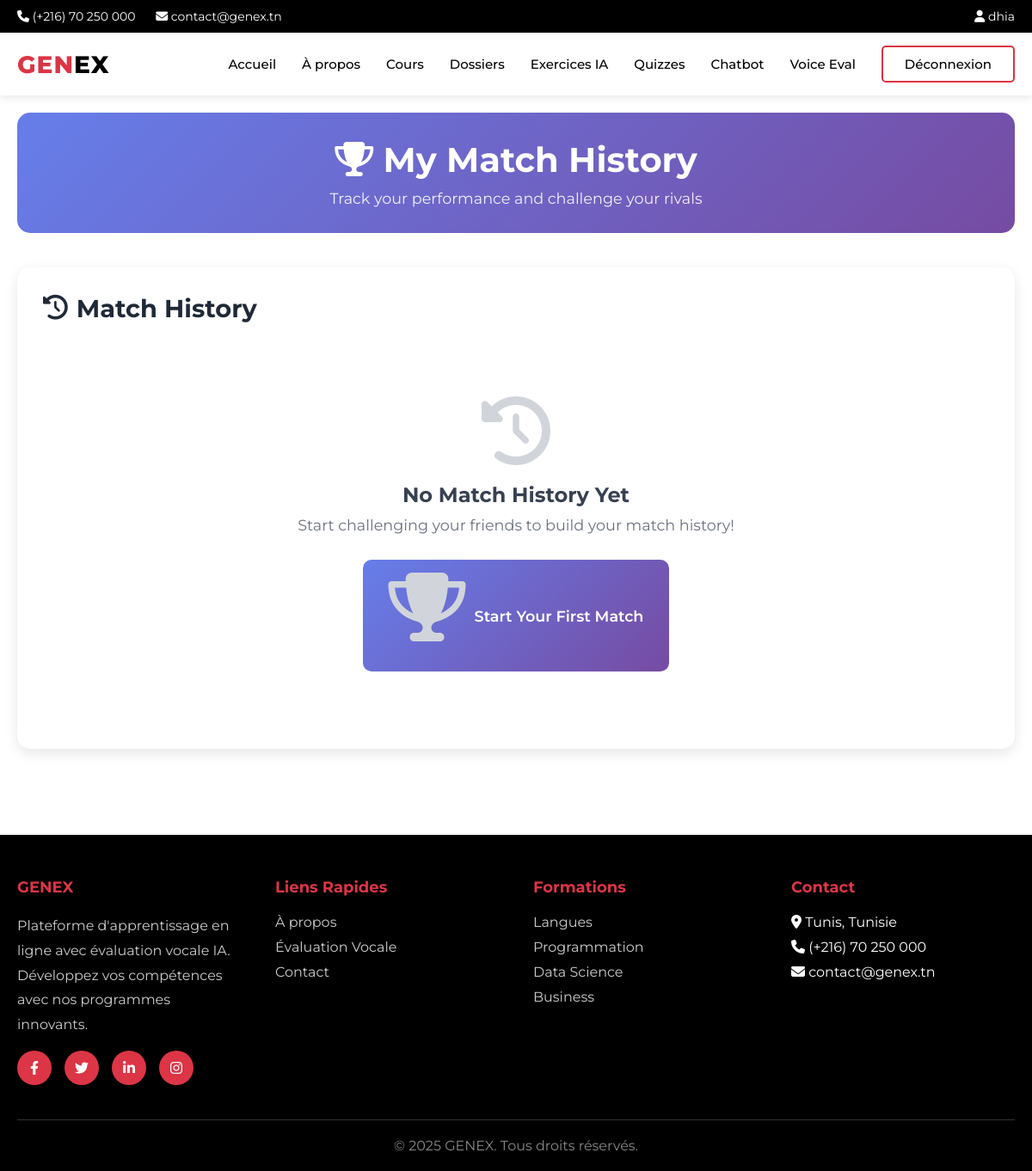
Before: /quizzes/challenge/my-matches/ (signed in) with the older database file.
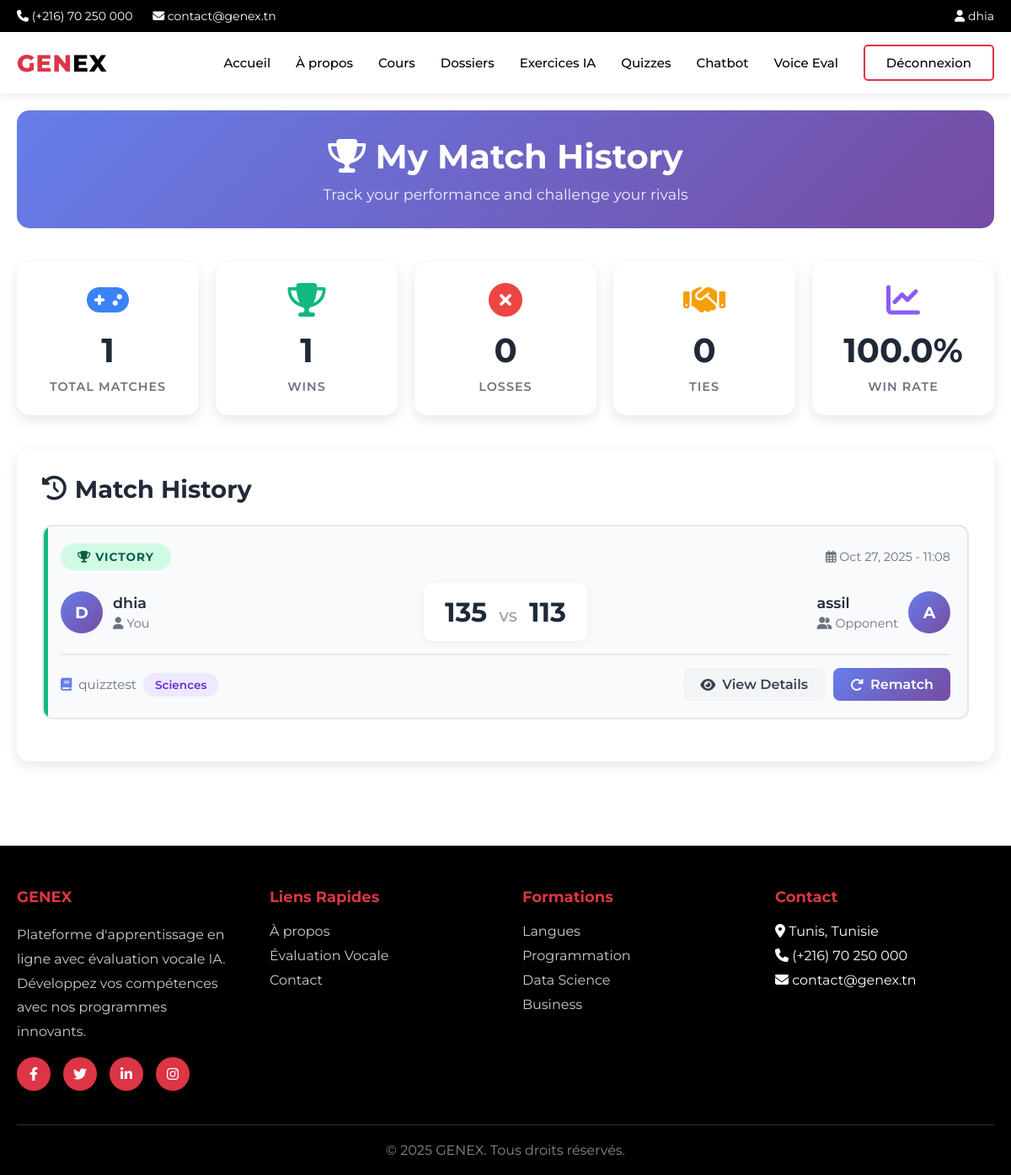
After: the same page with the newer database file.
### users/models.py (models this page shows, shortened)
class User(AbstractUser):
    USER_TYPE_CHOICES = (
        ('admin', 'Admin'),
        ('student', 'Student'),
    )
    LEVEL_CHOICES = (
        ('weak', 'Weak'),
        ('medium', 'Medium'),
        ('advanced', 'Advanced'),
    )
    user_type = models.CharField(max_length=10, choices=USER_TYPE_CHOICES, default='student')
    level = models.CharField(max_length=10, choices=LEVEL_CHOICES, blank=True, null=True)
    student_class = models.CharField(max_length=50, blank=True, null=True)
    current_streak = models.IntegerField(default=0, help_text="Current consecutive days with quiz completion")
    longest_streak = models.IntegerField(default=0, help_text="Longest streak ever achieved")
    last_quiz_date = models.DateTimeField(null=True, blank=True, help_text="Last time user completed a quiz")
    THEME_CHOICES = (
        ('light', 'Light'),
        ('dark', 'Dark'),
        ('auto', 'Auto'),
    )
    theme_preference = models.CharField(max_length=10, choices=THEME_CHOICES, default='auto', help_text="User's theme preference")

### quizzes/models.py (models this page shows, shortened)
class GameRoom(models.Model):
    STATUS_CHOICES = [
        ('waiting', 'Waiting for Player 2'),
        ('ready', 'Both Players Ready'),
        ('playing', 'Game in Progress'),
        ('finished', 'Game Finished'),
        ('cancelled', 'Game Cancelled'),
    ]
    room_code = models.CharField(max_length=6, unique=True, default=generate_room_code)
    quiz = models.ForeignKey(Quiz, on_delete=models.CASCADE, related_name='game_rooms')
    player1 = models.ForeignKey(settings.AUTH_USER_MODEL, on_delete=models.CASCADE, related_name='game_rooms_as_player1')
    player2 = models.ForeignKey(settings.AUTH_USER_MODEL, on_delete=models.CASCADE, null=True, blank=True, related_name='game_rooms_as_player2')
    status = models.CharField(max_length=20, choices=STATUS_CHOICES, default='waiting')
    current_question = models.IntegerField(default=0)  # 0 = not started, 1-10 = question number
    player1_score = models.IntegerField(default=0)
    player2_score = models.IntegerField(default=0)
    created_at = models.DateTimeField(default=timezone.now)
    started_at = models.DateTimeField(null=True, blank=True)
    finished_at = models.DateTimeField(null=True, blank=True)
    winner = models.ForeignKey(settings.AUTH_USER_MODEL, on_delete=models.SET_NULL, null=True, blank=True, related_name='won_games')
    class Meta:
        verbose_name = 'Game Room'
        verbose_name_plural = 'Game Rooms'
        ordering = ['-created_at']

class Quiz(models.Model):
    title = models.CharField(max_length=255)
    subject = models.CharField(max_length=255)
    user_prompt = models.TextField()
    created_by = models.ForeignKey(settings.AUTH_USER_MODEL, on_delete=models.CASCADE, related_name='created_quizzes')
    created_at = models.DateTimeField(default=timezone.now)
    is_active = models.BooleanField(default=True)
    class Meta:
        verbose_name = 'Quiz'
        verbose_name_plural = 'Quizzes'
        ordering = ['-created_at']

### quizzes/views.py (the view)
# urls.py: path('challenge/my-matches/', views.my_matches, name='my_matches'),
@login_required
def my_matches(request):
    from django.db.models import Q
    matches = GameRoom.objects.filter(
        Q(player1=request.user) | Q(player2=request.user),
        status='finished'
    ).select_related('quiz', 'player1', 'player2', 'winner').order_by('-finished_at')
    total_matches = matches.count()
    wins = matches.filter(winner=request.user).count()
    losses = matches.filter(winner__isnull=False).exclude(winner=request.user).count()
    ties = matches.filter(winner__isnull=True).count()
    win_rate = round((wins / total_matches * 100), 1) if total_matches > 0 else 0
    matches_data = []
    for match in matches:
        is_player1 = match.player1 == request.user
        opponent = match.player2 if is_player1 else match.player1
        user_score = match.player1_score if is_player1 else match.player2_score
        opponent_score = match.player2_score if is_player1 else match.player1_score
        if match.winner == request.user:
            result = 'won'
        elif match.winner is None:
            result = 'tie'
        else:
            result = 'lost'
        matches_data.append({
            'room': match,
            'opponent': opponent,
            'user_score': user_score,
            'opponent_score': opponent_score,
            'result': result,
            'quiz': match.quiz,
            'date': match.finished_at,
        })
    from django.core.paginator import Paginator
    paginator = Paginator(matches_data, 10)  # 10 matches per page
    page_number = request.GET.get('page')
    page_obj = paginator.get_page(page_number)
    context = {
        'page_obj': page_obj,
        'total_matches': total_matches,
        'wins': wins,
        'losses': losses,
        'ties': ties,
        'win_rate': win_rate,
    }
    return render(request, 'quizzes/my_matches.html', context)

### templates/quizzes/my_matches.html (shortened to what the changed rows need)
{% extends 'main/base.html' %}
{% load static %}
{% block content %}
<div class="matches-container">
    <div class="page-header">
        <h1><i class="fas fa-trophy"></i> My Match History</h1>
    </div>
    {% if total_matches > 0 %}
    <div class="stats-container">
        <div class="stat-card total">
            <i class="fas fa-gamepad"></i>
            <div class="stat-value">{{ total_matches }}</div>
            <div class="stat-label">Total Matches</div>
        </div>
        <div class="stat-card wins">
            <i class="fas fa-trophy"></i>
            <div class="stat-value">{{ wins }}</div>
            <div class="stat-label">Wins</div>
        </div>
        <div class="stat-card losses">
            <i class="fas fa-times-circle"></i>
            <div class="stat-value">{{ losses }}</div>
            <div class="stat-label">Losses</div>
        </div>
        <div class="stat-card ties">
            <i class="fas fa-handshake"></i>
            <div class="stat-value">{{ ties }}</div>
            <div class="stat-label">Ties</div>
        </div>
        <div class="stat-card win-rate">
            <i class="fas fa-chart-line"></i>
            <div class="stat-value">{{ win_rate }}%</div>
            <div class="stat-label">Win Rate</div>
        </div>
    </div>
    {% endif %}
    <div class="matches-section">
        <h2>
            <i class="fas fa-history"></i>
            Match History
        </h2>
        {% if page_obj %}
            {% for match in page_obj %}
            <div class="match-card {{ match.result }}">
                <div class="match-header">
                    <span class="result-badge {{ match.result }}">
                        {% if match.result == 'won' %}
                            <i class="fas fa-trophy"></i> Victory
                        {% elif match.result == 'lost' %}
                            <i class="fas fa-times"></i> Defeat
                        {% else %}
                            <i class="fas fa-handshake"></i> Tie
                        {% endif %}
                    </span>
                    <span class="match-date">
                        <i class="far fa-calendar-alt"></i>
                        {{ match.date|date:"M d, Y - H:i" }}
                    </span>
                </div>
                <div class="match-body">
                    <div class="player-info">
                        <div class="player-avatar">
                            {{ request.user.username|slice:":1"|upper }}
                        </div>
                        <div class="player-details">
                            <h3>{{ request.user.username }}</h3>
                            <p><i class="fas fa-user"></i> You</p>
                        </div>
                    </div>
                    <div class="score-display">
                        <span class="score">{{ match.user_score }}</span>
                        <span class="vs">VS</span>
                        <span class="score">{{ match.opponent_score }}</span>
                    </div>
                    <div class="player-info right">
                        <div class="player-details">
                            <h3>{{ match.opponent.username }}</h3>
                            <p><i class="fas fa-user-friends"></i> Opponent</p>
                        </div>
                        <div class="player-avatar">
                            {{ match.opponent.username|slice:":1"|upper }}
                        </div>
                    </div>
                </div>
                <div class="match-footer">
                    <div class="quiz-info">
                        <i class="fas fa-book"></i>
                        <span>{{ match.quiz.title }}</span>
                        <span class="quiz-badge">{{ match.quiz.subject }}</span>
                    </div>
                    <div class="match-actions">
                        <a href="{% url 'quizzes:game_results' match.room.room_code %}" class="btn-view">
                            <i class="fas fa-eye"></i>
                            View Details
                        </a>
                        <a href="{% url 'quizzes:rematch' match.room.room_code %}" class="btn-rematch">
                            <i class="fas fa-redo"></i>
                            Rematch
                        </a>
                    </div>
                </div>
            </div>
            {% endfor %}
        {% else %}
            <div class="empty-state">
                <i class="fas fa-history"></i>
                <h3>No Match History Yet</h3>
                <p>Start challenging your friends to build your match history!</p>
                <a href="{% url 'quizzes:challenge_home' %}" class="btn-challenge">
                    <i class="fas fa-trophy"></i>
                    Start Your First Match
                </a>
            </div>
        {% endif %}
    </div>
</div>
{% endblock %}

### templates/main/base.html (shortened to what the changed rows need)
{% load static %}
<!doctype html>
<html lang="en">
<head>
    <link rel="stylesheet" href="https://cdnjs.cloudflare.com/ajax/libs/font-awesome/6.4.0/css/all.min.css">
</head>
<body>
    <div class="top-bar">
        <div class="container">
            <div>
                {% if user.is_authenticated %}
                    <a href="{% url 'main:dashboard' %}"><i class="fas fa-user"></i> {{ user.username }}</a>
                {% else %}
                    <a href="{% url 'main:signin' %}">Espace étudiant</a>
                {% endif %}
            </div>
        </div>
    </div>
    <main>
        {% block content %}{% endblock %}
    </main>
</body>
</html>

Changed rows visible on the page:
added GameRoom: date "Oct 27, 2025 - 11:08", {{ request.user.username|slice:":1"|upper }} "D", {{ request.user.username }} "dhia", user_score "135", opponent_score "113", opponent.username "assil", opponent.username "A", quiz "quizztest", quiz.subject "Sciences"
Other visible differences:
{{ total_matches }}: (not shown) → "1"
{{ wins }}: (not shown) → "1"
{{ losses }}: (not shown) → "0"
{{ ties }}: (not shown) → "0"
{{ win_rate }}: (not shown) → "100.0"
text no longer shown: "No Match History Yet Start challenging your friends to build your match history! Start Your First Match"
text now shown: "TOTAL MATCHES WINS LOSSES TIES % WIN RATE"
